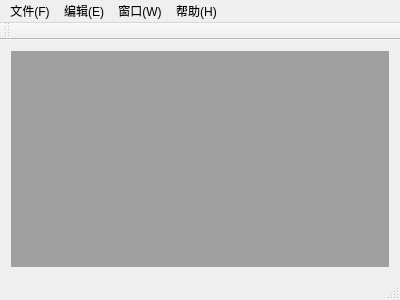
<?xml version="1.0" encoding="UTF-8"?>
<ui version="4.0">
 <class>MainWindow</class>
 <widget class="QMainWindow" name="MainWindow">
  <property name="geometry">
   <rect>
    <x>0</x>
    <y>0</y>
    <width>400</width>
    <height>300</height>
   </rect>
  </property>
  <property name="windowTitle">
   <string>MainWindow</string>
  </property>
  <widget class="QWidget" name="centralWidget">
   <layout class="QGridLayout" name="gridLayout">
    <item row="0" column="0">
     <widget class="QMdiArea" name="mdiArea"/>
    </item>
   </layout>
  </widget>
  <widget class="QMenuBar" name="menuBar">
   <property name="geometry">
    <rect>
     <x>0</x>
     <y>0</y>
     <width>400</width>
     <height>21</height>
    </rect>
   </property>
   <widget class="QMenu" name="menuF">
    <property name="title">
     <string>文件(F)</string>
    </property>
    <addaction name="actionNew"/>
    <addaction name="actionOpen"/>
    <addaction name="actionSave"/>
    <addaction name="actionSaveAs"/>
    <addaction name="actionExit"/>
   </widget>
   <widget class="QMenu" name="menuE">
    <property name="title">
     <string>编辑(E)</string>
    </property>
    <addaction name="actionUndo"/>
    <addaction name="actionRedo"/>
    <addaction name="actionCut"/>
    <addaction name="actionCopy"/>
    <addaction name="actionPaste"/>
   </widget>
   <widget class="QMenu" name="menuW">
    <property name="title">
     <string>窗口(W)</string>
    </property>
    <addaction name="actionClose"/>
    <addaction name="actionCloseAll"/>
    <addaction name="actionTitle"/>
    <addaction name="actionCascade"/>
    <addaction name="actionPrevious"/>
    <addaction name="actionNext"/>
   </widget>
   <widget class="QMenu" name="menuH">
    <property name="title">
     <string>帮助(H)</string>
    </property>
    <addaction name="actionAbout"/>
    <addaction name="actionAboutQt"/>
   </widget>
   <addaction name="menuF"/>
   <addaction name="menuE"/>
   <addaction name="menuW"/>
   <addaction name="menuH"/>
  </widget>
  <widget class="QToolBar" name="mainToolBar">
   <attribute name="toolBarArea">
    <enum>TopToolBarArea</enum>
   </attribute>
   <attribute name="toolBarBreak">
    <bool>false</bool>
   </attribute>
  </widget>
  <widget class="QStatusBar" name="statusBar"/>
  <action name="actionNew">
   <property name="text">
    <string>新建文件(&amp;N)</string>
   </property>
   <property name="shortcut">
    <string>Ctrl+N</string>
   </property>
  </action>
  <action name="actionOpen">
   <property name="text">
    <string>打开文件(&amp;O)...</string>
   </property>
   <property name="shortcut">
    <string>Ctrl+O</string>
   </property>
  </action>
  <action name="actionSave">
   <property name="text">
    <string>保存(&amp;S)</string>
   </property>
   <property name="shortcut">
    <string>Ctrl+S</string>
   </property>
  </action>
  <action name="actionSaveAs">
   <property name="text">
    <string>另存为(&amp;A)</string>
   </property>
  </action>
  <action name="actionExit">
   <property name="text">
    <string>退出(&amp;X)</string>
   </property>
  </action>
  <action name="actionUndo">
   <property name="text">
    <string>撤销(&amp;U)</string>
   </property>
   <property name="shortcut">
    <string>Ctrl+Z</string>
   </property>
  </action>
  <action name="actionRedo">
   <property name="text">
    <string>恢复(&amp;R)</string>
   </property>
   <property name="shortcut">
    <string>Ctrl+R</string>
   </property>
  </action>
  <action name="actionCut">
   <property name="text">
    <string>剪切(&amp;T)</string>
   </property>
   <property name="shortcut">
    <string>Ctrl+X</string>
   </property>
  </action>
  <action name="actionCopy">
   <property name="text">
    <string>复制(&amp;C)</string>
   </property>
   <property name="shortcut">
    <string>Ctrl+C</string>
   </property>
  </action>
  <action name="actionPaste">
   <property name="text">
    <string>粘贴(&amp;P)</string>
   </property>
   <property name="shortcut">
    <string>Ctrl+V</string>
   </property>
  </action>
  <action name="actionClose">
   <property name="text">
    <string>关闭窗口(&amp;O)</string>
   </property>
  </action>
  <action name="actionCloseAll">
   <property name="text">
    <string>关闭所有窗口(&amp;A)</string>
   </property>
  </action>
  <action name="actionTitle">
   <property name="text">
    <string>平铺(&amp;T)</string>
   </property>
  </action>
  <action name="actionCascade">
   <property name="text">
    <string>层叠(&amp;C)</string>
   </property>
  </action>
  <action name="actionPrevious">
   <property name="text">
    <string>前一个(&amp;V)</string>
   </property>
   <property name="shortcut">
    <string>Ctrl+Shift+Backspace</string>
   </property>
  </action>
  <action name="actionNext">
   <property name="text">
    <string>下一个(&amp;X)</string>
   </property>
   <property name="shortcut">
    <string>Ctrl+Tab</string>
   </property>
  </action>
  <action name="actionAbout">
   <property name="text">
    <string>关于(&amp;A)</string>
   </property>
  </action>
  <action name="actionAboutQt">
   <property name="text">
    <string>关于Qt(&amp;Q)</string>
   </property>
  </action>
 </widget>
 <layoutdefault spacing="6" margin="11"/>
 <resources/>
 <connections/>
</ui>
